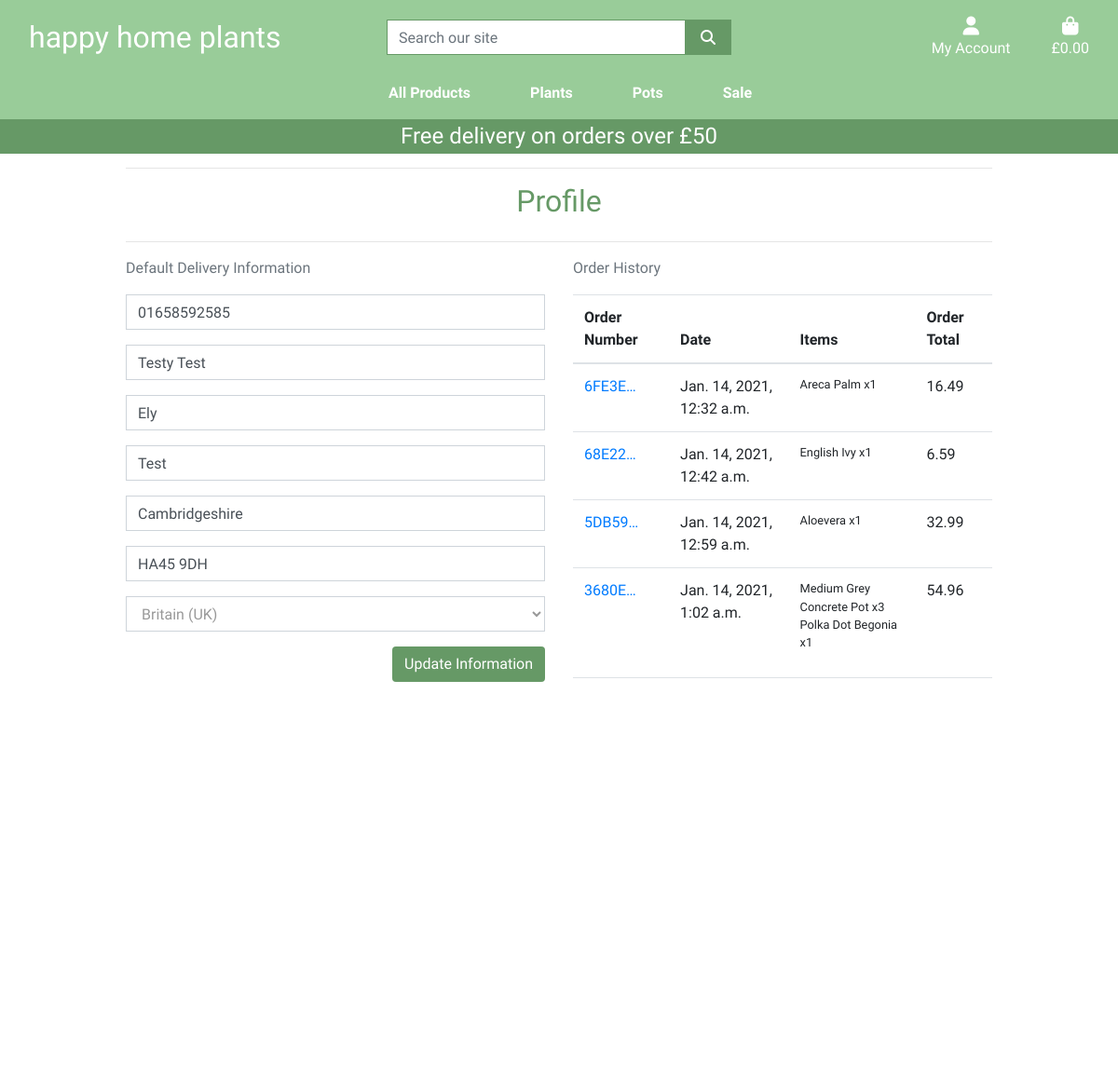
The page /profile/ (signed in) on the database as committed earlier.
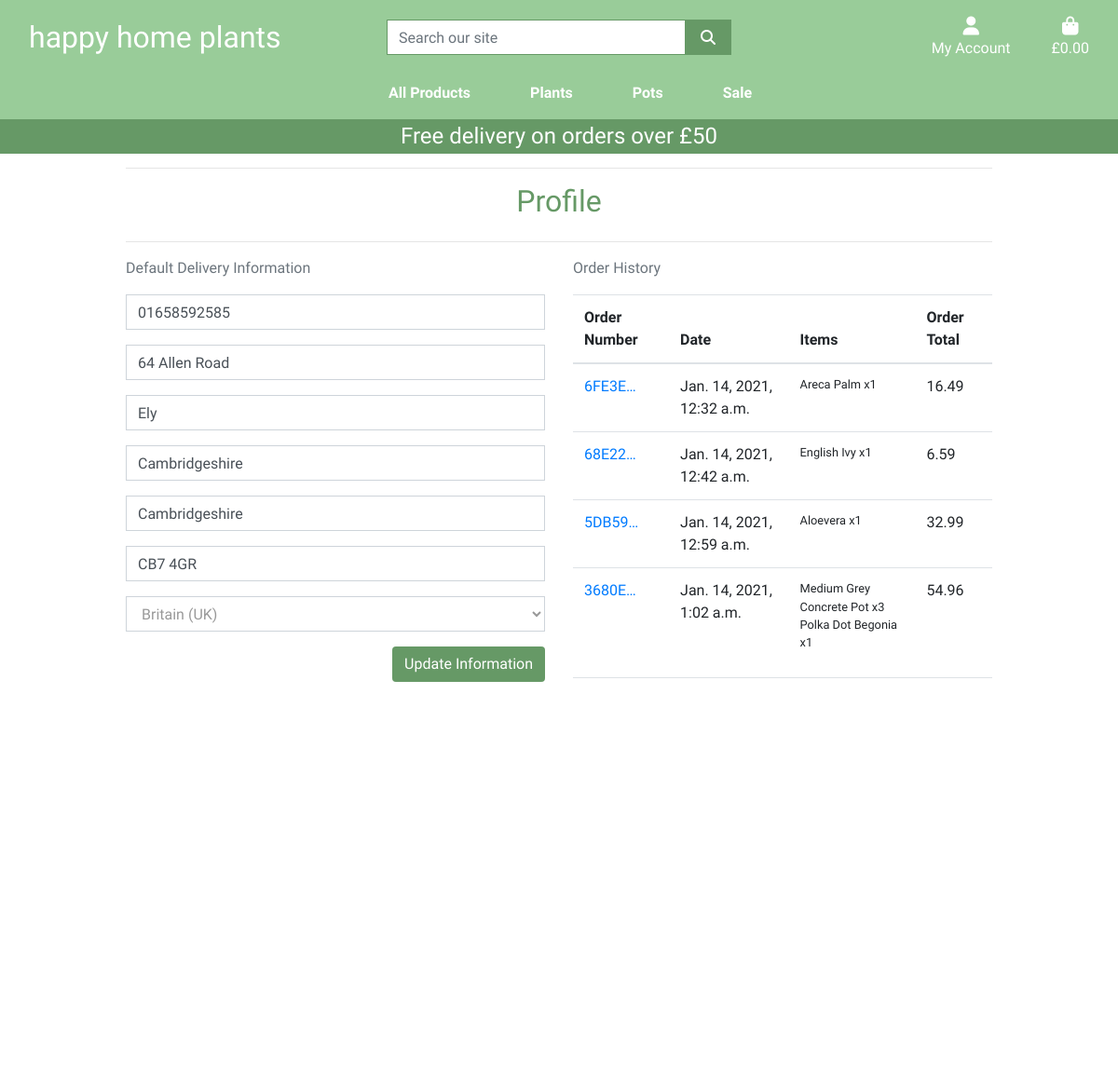
The same page on the database as committed later.
### profiles/models.py (models this page shows, shortened)
class UserProfile(models.Model):
    user = models.OneToOneField(User, on_delete=models.CASCADE)
    default_phone_number = models.CharField(max_length=20, null=True, blank=True)
    default_street_address1 = models.CharField(max_length=50, null=True, blank=True)
    default_street_address2 = models.CharField(max_length=50, null=True, blank=True)
    default_town_or_city = models.CharField(max_length=40, null=True, blank=True)
    default_county = models.CharField(max_length=80, null=True, blank=True)
    default_postcode = models.CharField(max_length=20, null=True, blank=True)
    default_country = CountryField(blank_label='Country', null=True, blank=True)

### profiles/views.py (the view)
# urls.py: path('profile/', include('profiles.urls')),
@login_required
def profile(request):
    profile = get_object_or_404(UserProfile, user=request.user)
    if request.method == 'POST':
        form = UserProfileForm(request.POST, instance=profile)
        if form.is_valid():
            form.save()
            messages.success(request, 'Profile updated successfully')
        else:
            messages.error(
                request, 'Update failed. Please ensure form is valid.')
    else:
        form = UserProfileForm(instance=profile)
    orders = profile.orders.all()
    template = 'profiles/profile.html'
    context = {
        'form': form,
        'orders': orders,
        'on_profile_page': True
    }
    return render(request, template, context)

### profiles/forms.py
class UserProfileForm(forms.ModelForm):
    class Meta:
        model = UserProfile
        exclude = ('user',)
    def __init__(self, *args, **kwargs):
        super().__init__(*args, **kwargs)
        placeholders = {
            'default_phone_number': 'Phone Number',
            'default_postcode': 'Postal Code',
            'default_town_or_city': 'Town or City',
            'default_street_address1': 'Street Address 1',
            'default_street_address2': 'Street Address 2',
            'default_county': 'County, State or Locality',
        }
        self.fields['default_phone_number'].widget.attrs['autofocus'] = True
        for field in self.fields:
            if field != 'default_country':
                if self.fields[field].required:
                    placeholder = f'{placeholders[field]} *'
                else:
                    placeholder = placeholders[field]
                self.fields[field].widget.attrs['placeholder'] = placeholder
            self.fields[field].widget.attrs['class'] = 'border-black rounded-0 profile-form-input'
            self.fields[field].label = False

### profiles/templates/profiles/profile.html (shortened to what this page needs)
{% extends "base.html" %}
{% load static %}
{% block extra_css %}
    <link rel="stylesheet" href="{% static 'profiles/css/profile.css' %}">
{% endblock %}
{% block page_header %}
    <div class="container header-container">
    </div>
{% endblock %}
{% block content %}
    <div class="overlay"></div>
    <div class="container">
        <div class="row">
            <div class="col">
                <hr>
                <h2 class="text-darkgreen mb-4 text-center">Profile</h2>
                <hr>
            </div>
        </div>
        <div class="row">
            <div class="col-12 col-lg-6">
                <p class="text-muted">Default Delivery Information</p>
                <form class="mt-3" action="{% url 'profile' %}" method="POST" id="profile-update-form">
                    {{ form|crispy }}
                    <button class="btn btn-green float-right">Update Information</button>
                </form>
            </div>
            <div class="col-12 col-lg-6">
                <p class="text-muted">Order History</p>
                <div class="order-history table-responsive">
                    <table class="table table-sm-table-borderless">
                        <thead>
                            <tr>
                                <th>Order Number</th>
                                <th>Date</th>
                                <th>Items</th>
                                <th>Order Total</th>
                            </tr>
                        </thead>
                        <tbody>
                            {% for order in orders %}
                                <tr>
                                    <td>
                                        <a href="{% url 'order_history' order.order_number %}">
                                            {{ order.order_number|truncatechars:6 }}
                                        </a>
                                    </td>
                                    <td>
                                        {{ order.date }}
                                    </td>
                                    <td>
                                        <ul class="list-unstyled">
                                            {% for item in order.lineitems.all %}
                                                <li class="small">
                                                    {{ item.product.friendly_name }} x{{ item.quantity }}
                                                </li>
                                            {% endfor %}
                                        </ul>
                                    </td>
                                    <td>
                                        {{ order.grand_total }}
                                    </td>
                                </tr>
                            {% endfor %}
                        </tbody>
                    </table>
                </div>
            </div>
        </div>
{% endblock %}]

Rows that differ between the two databases and show on the page:
changed UserProfile "Ely": default_street_address1 "Testy Test" → "64 Allen Road"; default_town_or_city "Test" → "Cambridgeshire"; default_postcode "HA45 9DH" → "CB7 4GR"
